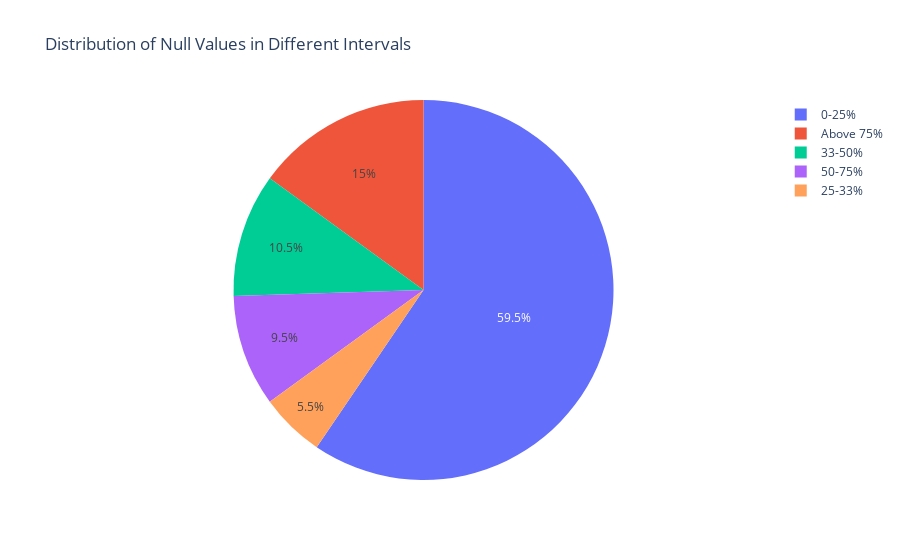

The notebook cell this image was saved under:
### Code cell
import pandas as pd
import plotly.express as px

#def count_columns_with_null_in_intervals(dataframe):
    # ... (Your existing function to count columns in intervals)
#cleaned_df 

# Get the count of columns with null values in specified intervals
interval_counts = count_columns_with_null_in_intervals(cleaned_df)

# Create a pie chart using Plotly
labels = list(interval_counts.keys())
values = list(interval_counts.values())

fig = px.pie(
    names=labels,
    values=values,
    title="Distribution of Null Values in Different Intervals",
)

fig.show()
# Save the pie chart as an HTML file
fig.write_html("/home/sysadm/Downloads/2018_nan_values_pie_chart.html")

### Figure 1 — Plotly figure (JSON) as saved in the notebook; plotly's stock layout.template omitted (floating-point values rounded to 4 significant figures)
{"data": [{"domain": {"x": [0, 1], "y": [0, 1]}, "hovertemplate": "label=%{label}<br>value=%{value}<extra></extra>", "labels": ["25-33%", "0-25%", "33-50%", "50-75%", "Above 75%"], "legendgroup": "", "name": "", "showlegend": true, "type": "pie", "values": [11, 119, 21, 19, 30]}], "layout": {"autosize": true, "legend": {"tracegroupgap": 0}, "title": {"text": "Distribution of Null Values in Different Intervals"}}}
